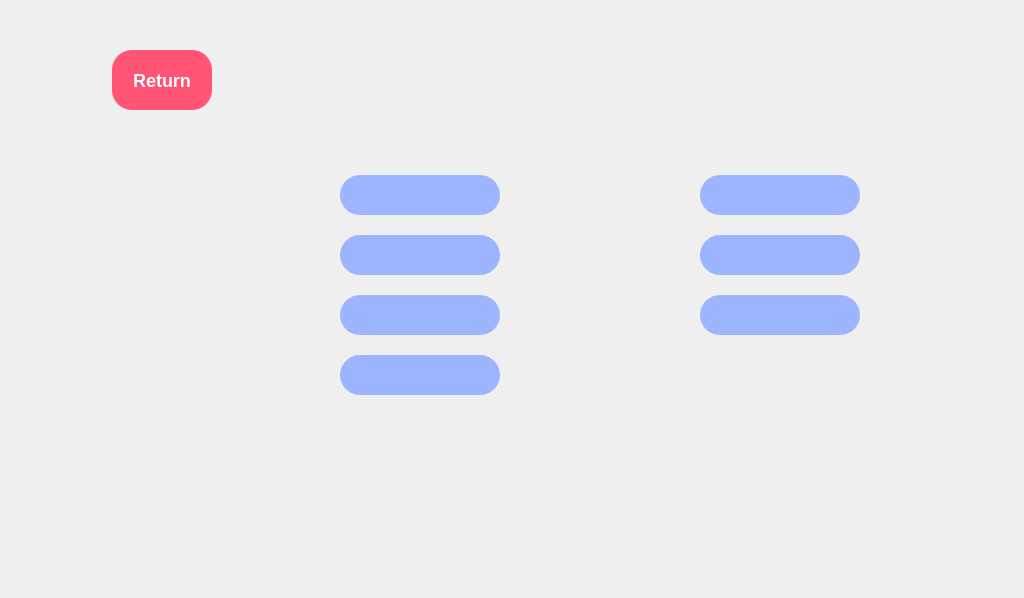
<?xml version="1.0" encoding="UTF-8"?>
<ui version="4.0">
 <class>DockWidget</class>
 <widget class="QDockWidget" name="DockWidget">
  <property name="geometry">
   <rect>
    <x>0</x>
    <y>0</y>
    <width>1024</width>
    <height>598</height>
   </rect>
  </property>
  <property name="minimumSize">
   <size>
    <width>1024</width>
    <height>598</height>
   </size>
  </property>
  <property name="maximumSize">
   <size>
    <width>1024</width>
    <height>598</height>
   </size>
  </property>
  <property name="styleSheet">
   <string notr="true"/>
  </property>
  <property name="windowTitle">
   <string>DockWidget</string>
  </property>
  <widget class="QWidget" name="dockWidgetContents">
   <property name="styleSheet">
    <string notr="true"/>
   </property>
   <widget class="QPushButton" name="GoBack">
    <property name="geometry">
     <rect>
      <x>112</x>
      <y>50</y>
      <width>100</width>
      <height>60</height>
     </rect>
    </property>
    <property name="styleSheet">
     <string notr="true">background-color:rgb(255, 84, 115);
background-image: url();
border-radius: 20px;
font-size: 18px;
font-weight:bold;
color: rgb(255, 252, 255)</string>
    </property>
    <property name="text">
     <string>Return</string>
    </property>
   </widget>
   <widget class="QLabel" name="background">
    <property name="geometry">
     <rect>
      <x>0</x>
      <y>0</y>
      <width>1024</width>
      <height>576</height>
     </rect>
    </property>
    <property name="styleSheet">
     <string notr="true"/>
    </property>
    <property name="text">
     <string/>
    </property>
   </widget>
   <widget class="QTextEdit" name="txtEdit_ID">
    <property name="geometry">
     <rect>
      <x>340</x>
      <y>175</y>
      <width>160</width>
      <height>40</height>
     </rect>
    </property>
    <property name="styleSheet">
     <string notr="true">background-color: rgb(157, 180, 255);
border-radius: 20px;
font-size: 12px;
color: rgb(0, 0, 0);</string>
    </property>
   </widget>
   <widget class="QTextEdit" name="txtEdit_Name">
    <property name="geometry">
     <rect>
      <x>340</x>
      <y>235</y>
      <width>160</width>
      <height>40</height>
     </rect>
    </property>
    <property name="styleSheet">
     <string notr="true">background-color: rgb(157, 180, 255);
border-radius: 20px;
font-size: 12px;
color: rgb(0, 0, 0);</string>
    </property>
   </widget>
   <widget class="QTextEdit" name="txtEdit_Email">
    <property name="geometry">
     <rect>
      <x>340</x>
      <y>295</y>
      <width>160</width>
      <height>40</height>
     </rect>
    </property>
    <property name="styleSheet">
     <string notr="true">background-color: rgb(157, 180, 255);
border-radius: 20px;
font-size: 12px;
color: rgb(0, 0, 0);</string>
    </property>
   </widget>
   <widget class="QTextEdit" name="txtEdit_Phone">
    <property name="geometry">
     <rect>
      <x>340</x>
      <y>355</y>
      <width>160</width>
      <height>40</height>
     </rect>
    </property>
    <property name="styleSheet">
     <string notr="true">background-color: rgb(157, 180, 255);
border-radius: 20px;
font-size: 12px;
color: rgb(0, 0, 0);</string>
    </property>
   </widget>
   <widget class="QTextEdit" name="txtEdit_Age">
    <property name="geometry">
     <rect>
      <x>700</x>
      <y>175</y>
      <width>160</width>
      <height>40</height>
     </rect>
    </property>
    <property name="styleSheet">
     <string notr="true">background-color: rgb(157, 180, 255);
border-radius: 20px;
font-size: 12px;
color: rgb(0, 0, 0);</string>
    </property>
   </widget>
   <widget class="QTextEdit" name="txtEdit_Gender">
    <property name="geometry">
     <rect>
      <x>700</x>
      <y>235</y>
      <width>160</width>
      <height>40</height>
     </rect>
    </property>
    <property name="styleSheet">
     <string notr="true">background-color: rgb(157, 180, 255);
border-radius: 20px;
font-size: 12px;
color: rgb(0, 0, 0);</string>
    </property>
   </widget>
   <widget class="QTextEdit" name="txtEdit_Diagnosis">
    <property name="geometry">
     <rect>
      <x>700</x>
      <y>295</y>
      <width>160</width>
      <height>40</height>
     </rect>
    </property>
    <property name="styleSheet">
     <string notr="true">background-color: rgb(157, 180, 255);
border-radius: 20px;
font-size: 12px;
color: rgb(0, 0, 0);</string>
    </property>
   </widget>
   <zorder>background</zorder>
   <zorder>GoBack</zorder>
   <zorder>txtEdit_ID</zorder>
   <zorder>txtEdit_Name</zorder>
   <zorder>txtEdit_Email</zorder>
   <zorder>txtEdit_Phone</zorder>
   <zorder>txtEdit_Age</zorder>
   <zorder>txtEdit_Gender</zorder>
   <zorder>txtEdit_Diagnosis</zorder>
  </widget>
 </widget>
 <resources>
  <include location="resources.qrc"/>
 </resources>
 <connections/>
</ui>
